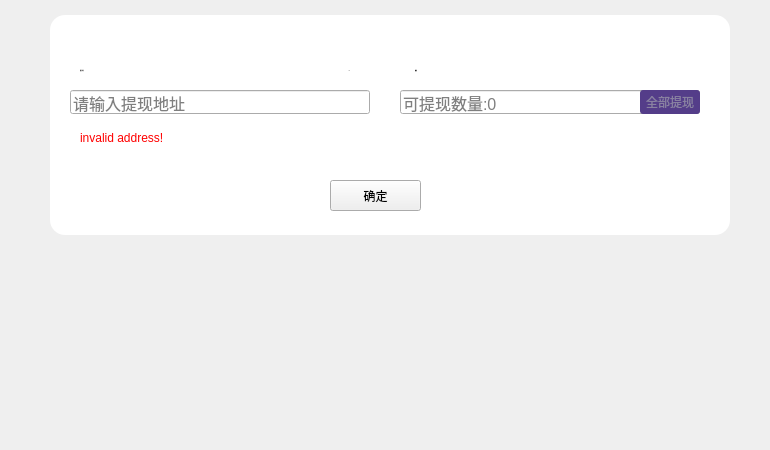
<?xml version="1.0" encoding="UTF-8"?>
<ui version="4.0">
 <class>WithdrawInputWidget</class>
 <widget class="QWidget" name="WithdrawInputWidget">
  <property name="geometry">
   <rect>
    <x>0</x>
    <y>0</y>
    <width>770</width>
    <height>450</height>
   </rect>
  </property>
  <property name="windowTitle">
   <string>Form</string>
  </property>
  <widget class="QLabel" name="label">
   <property name="geometry">
    <rect>
     <x>80</x>
     <y>60</y>
     <width>91</width>
     <height>20</height>
    </rect>
   </property>
   <property name="font">
    <font>
     <family>Microsoft YaHei UI Light</family>
     <pointsize>-1</pointsize>
     <weight>50</weight>
     <italic>false</italic>
     <bold>false</bold>
    </font>
   </property>
   <property name="styleSheet">
    <string notr="true">color: rgb(51, 51, 51);
font: 12px &quot;Microsoft YaHei UI Light&quot;;</string>
   </property>
   <property name="text">
    <string>提至地址</string>
   </property>
  </widget>
  <widget class="QLabel" name="label_symbol">
   <property name="geometry">
    <rect>
     <x>270</x>
     <y>60</y>
     <width>80</width>
     <height>20</height>
    </rect>
   </property>
   <property name="font">
    <font>
     <family>Microsoft YaHei UI Light</family>
     <pointsize>-1</pointsize>
     <weight>50</weight>
     <italic>false</italic>
     <bold>false</bold>
    </font>
   </property>
   <property name="styleSheet">
    <string notr="true">color: rgb(51, 51, 51);
font:12px &quot;Microsoft YaHei UI Light&quot;;</string>
   </property>
   <property name="text">
    <string>HX</string>
   </property>
   <property name="alignment">
    <set>Qt::AlignRight|Qt::AlignTrailing|Qt::AlignVCenter</set>
   </property>
  </widget>
  <widget class="QLabel" name="label_3">
   <property name="geometry">
    <rect>
     <x>415</x>
     <y>60</y>
     <width>80</width>
     <height>20</height>
    </rect>
   </property>
   <property name="font">
    <font>
     <family>Microsoft YaHei UI Light</family>
     <pointsize>-1</pointsize>
     <weight>50</weight>
     <italic>false</italic>
     <bold>false</bold>
    </font>
   </property>
   <property name="styleSheet">
    <string notr="true">color: rgb(51, 51, 51);
font:12px &quot;Microsoft YaHei UI Light&quot;;</string>
   </property>
   <property name="text">
    <string>数量</string>
   </property>
  </widget>
  <widget class="QLineEdit" name="lineEdit_address">
   <property name="geometry">
    <rect>
     <x>70</x>
     <y>90</y>
     <width>300</width>
     <height>24</height>
    </rect>
   </property>
   <property name="font">
    <font>
     <pointsize>12</pointsize>
    </font>
   </property>
   <property name="placeholderText">
    <string>请输入提现地址</string>
   </property>
  </widget>
  <widget class="QLineEdit" name="lineEdit_ammount">
   <property name="geometry">
    <rect>
     <x>400</x>
     <y>90</y>
     <width>300</width>
     <height>24</height>
    </rect>
   </property>
   <property name="font">
    <font>
     <pointsize>12</pointsize>
    </font>
   </property>
   <property name="placeholderText">
    <string>可提现数量:0</string>
   </property>
  </widget>
  <widget class="QToolButton" name="toolButton_all">
   <property name="geometry">
    <rect>
     <x>640</x>
     <y>90</y>
     <width>60</width>
     <height>24</height>
    </rect>
   </property>
   <property name="cursor">
    <cursorShape>PointingHandCursor</cursorShape>
   </property>
   <property name="styleSheet">
    <string notr="true">QToolButton{color: rgb(137,129, 161);font: 11px &quot;微软雅黑&quot;;background-color: rgb(84,61,137);border:0px solid white;border-radius:3px;}
QToolButton:hover{color:white;}</string>
   </property>
   <property name="text">
    <string>全部提现</string>
   </property>
  </widget>
  <widget class="QToolButton" name="toolButton_confirm">
   <property name="geometry">
    <rect>
     <x>330</x>
     <y>180</y>
     <width>91</width>
     <height>31</height>
    </rect>
   </property>
   <property name="cursor">
    <cursorShape>PointingHandCursor</cursorShape>
   </property>
   <property name="text">
    <string>确定</string>
   </property>
  </widget>
  <widget class="QLabel" name="label_tipNumber">
   <property name="geometry">
    <rect>
     <x>410</x>
     <y>130</y>
     <width>241</width>
     <height>16</height>
    </rect>
   </property>
   <property name="styleSheet">
    <string notr="true">font: 12px &quot;Microsoft YaHei UI Light&quot;;
color: rgb(255, 11, 35);</string>
   </property>
   <property name="text">
    <string/>
   </property>
  </widget>
  <widget class="QLabel" name="label_tipAddr">
   <property name="geometry">
    <rect>
     <x>80</x>
     <y>130</y>
     <width>271</width>
     <height>16</height>
    </rect>
   </property>
   <property name="styleSheet">
    <string notr="true">color: red;</string>
   </property>
   <property name="text">
    <string>invalid address!</string>
   </property>
  </widget>
  <widget class="QLabel" name="label_back">
   <property name="geometry">
    <rect>
     <x>50</x>
     <y>15</y>
     <width>680</width>
     <height>220</height>
    </rect>
   </property>
   <property name="styleSheet">
    <string notr="true">background-color: rgb(255, 255, 255);
border-radius:15px;</string>
   </property>
   <property name="text">
    <string/>
   </property>
  </widget>
  <zorder>label_back</zorder>
  <zorder>label</zorder>
  <zorder>label_symbol</zorder>
  <zorder>label_3</zorder>
  <zorder>lineEdit_address</zorder>
  <zorder>lineEdit_ammount</zorder>
  <zorder>toolButton_all</zorder>
  <zorder>toolButton_confirm</zorder>
  <zorder>label_tipNumber</zorder>
  <zorder>label_tipAddr</zorder>
 </widget>
 <resources/>
 <connections/>
</ui>
